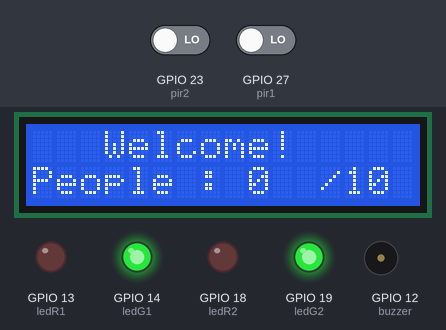
A sketch run on a simulated ESP32. Shown: 16×2 character LCD, output pins drawn as LEDs (lit = HIGH), buzzer (waves = sounding). The inputs (shaded band) are chosen by the test bench; at power-on: GPIO 23 (pir2) LOW, GPIO 27 (pir1) LOW. WiFi joins after 1.5 s; servers stay silent unless stated; uploads are accepted with an empty reply; what the sketch prints to the serial monitor is not drawn.

Above: at 7.5 s.
7.6 s: GPIO 23 (pir2) driven HIGH
At 7.9 s:
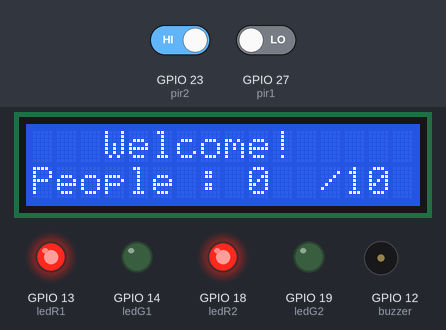
9.1 s: GPIO 27 (pir1) driven HIGH
At 14.9 s:
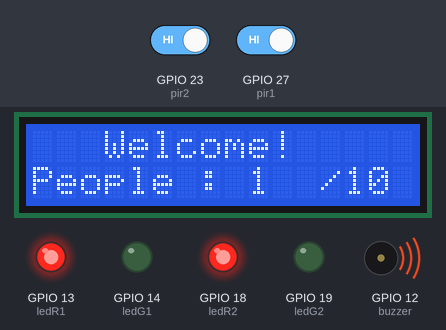
Timing chart, 0 to 22.6 s (numbered marks = the images above; inputs shaded):
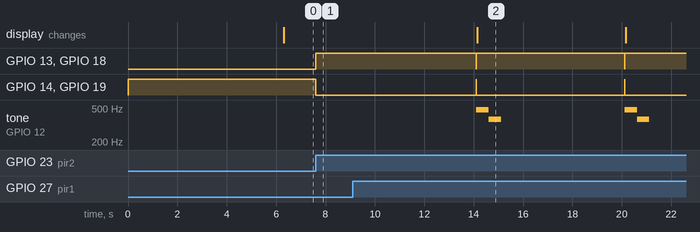

The sketch:

NubWuTTaGum_hardware_Latest.ino
```cpp
#include <WiFi.h>
#include <HTTPClient.h>
#include <ArduinoJson.h>
#include <LiquidCrystal_I2C.h>

#define tckMs portTICK_PERIOD_MS

const char* ssid = "G8's Hotspot";
const char* password = "SegmentationFault"; //change to better word

const char* urlStatus = "http://158.108.182.9:3000/update_customer/0";
const char* urlSyncCus = "http://158.108.182.9:50003/syncCus?storeId=0";//change URL later when thing settle down

const int _size = 2 * JSON_OBJECT_SIZE(3); //fix number in arg

StaticJsonDocument<_size> JSONGet; //template
StaticJsonDocument<_size> JSONPost; //template

static TaskHandle_t taskCheck = NULL; //template
static TaskHandle_t taskPost = NULL;
static TaskHandle_t taskLCD = NULL;
static TaskHandle_t taskAlarm = NULL;

/* assign sensor port no. here */
int lcdColumns = 16;
int lcdRows = 2;
int ledR1 = 13;
int ledR2 = 18;
int ledG1 = 14;
int ledG2 = 19;
int pir1 = 27;
int pir2 = 23;
int buzzer = 12;
int channel = 0;
int freq = 400;
int resolution = 8;

LiquidCrystal_I2C lcd(0x27, lcdColumns, lcdRows);

/* declare global variable here */
volatile int people = 0;
volatile int limit = 10;
int status_val = 0;
int state = 0;
bool printWait = false;
bool sendWait = false;
bool alarmNow = false;
int alarmCount = 20;
char str[100]; //string is for post stringify json

void WiFi_Connect(){ //for connect WiFi
  WiFi.disconnect();
  WiFi.begin(ssid,password);
  while(WiFi.status()!=WL_CONNECTED){
    delay(1000);
    Serial.println("Connecting to WiFi...");
  }
  Serial.println("Connected to the WiFi network");
  Serial.print("IP Address : ");
  Serial.println(WiFi.localIP());
}

void alarm(void *param){
  while(1){
    if(alarmNow){
      ledcWriteTone(channel,400);
      vTaskDelay(100/tckMs);
      ledcWriteTone(channel,200);
      vTaskDelay(100/tckMs);
      ledcWriteTone(channel,0);
      alarmCount--;
      if(alarmCount==0){
        alarmNow = false;
      }
    }
    vTaskDelay(10/tckMs);
  }
}

void checker(void *param){
  while(1){
    if(state==0){
      if(digitalRead(pir1)){
        state=1;
        digitalWrite(ledR1,HIGH);
        digitalWrite(ledR2,HIGH);
        if(people>=limit){
          digitalWrite(ledG1,HIGH);
        }
        else{
          digitalWrite(ledG1,LOW);
        }
        digitalWrite(ledG2,LOW);
      }
      else if(digitalRead(pir2)){
        state=3;
        digitalWrite(ledR1,HIGH);
        digitalWrite(ledR2,HIGH);
        if(people>=limit){
          digitalWrite(ledG1,HIGH);
        }
        else{
          digitalWrite(ledG1,LOW);
        }
        digitalWrite(ledG2,LOW);
      }
    }
    if(state==1){
      if(digitalRead(pir2)){
        status_val = 1;
        people++;
        printWait = true;
        sendWait = true;
        alarmCount = 20;
        state=2;
        if(people>limit){
          alarmNow=true;
        }
        else{
          ledcWriteTone(channel,480);
          vTaskDelay(500/tckMs);
          ledcWriteTone(channel,370);
          vTaskDelay(500/tckMs);
          ledcWriteTone(channel,0);
        }
        vTaskDelay(5000/portTICK_PERIOD_MS);
        state=0;
        if(people>=limit){
          digitalWrite(ledR1,HIGH);
        }
        else{
          digitalWrite(ledR1,LOW);
        }
        digitalWrite(ledR2,LOW);
        digitalWrite(ledG1,HIGH);
        digitalWrite(ledG2,HIGH);
      }
      else if(!digitalRead(pir1)){
        vTaskDelay(5000/portTICK_PERIOD_MS);
        state=0;
        if(people>=limit){
          digitalWrite(ledR1,HIGH);
        }
        else{
          digitalWrite(ledR1,LOW);
        }
        digitalWrite(ledR2,LOW);
        digitalWrite(ledG1,HIGH);
        digitalWrite(ledG2,HIGH);
      }
    }
    else if(state==3){
      if(digitalRead(pir1)){
        status_val = 0;
        if(people>0){
          people--;
        }
        printWait = true;
        sendWait = true;
        state=4;
        vTaskDelay(5000/portTICK_PERIOD_MS);
        state=0;
        if(people>=limit){
          digitalWrite(ledR1,HIGH);
        }
        else{
          digitalWrite(ledR1,LOW);
        }
        digitalWrite(ledR2,LOW);
        digitalWrite(ledG1,HIGH);
        digitalWrite(ledG2,HIGH);
      }
      else if(!digitalRead(pir2)){
        vTaskDelay(5000/portTICK_PERIOD_MS);
        state=0;
        if(people>=limit){
          digitalWrite(ledR1,HIGH);
        }
        else{
          digitalWrite(ledR1,LOW);
        }
        digitalWrite(ledR2,LOW);
        digitalWrite(ledG1,HIGH);
        digitalWrite(ledG2,HIGH);
      }
    }
    vTaskDelay(10/tckMs);
  }
}

void post(void *param){
  while(1){
      if(sendWait&&(state==2||state==4)){
        if(WiFi.status()==WL_CONNECTED){
          HTTPClient http;
          http.begin(urlStatus);
          http.addHeader("Content-Type", "application/json");
          if(state==2){
            JSONPost["statusId"] = "1";
            Serial.println("Walk in");
          }
          else if(state==4){
            JSONPost["statusId"] = "0";
            Serial.println("Walk out");
          }
          sendWait = false;
          serializeJson(JSONPost, str);
          int httpCode = http.POST(str);
          if(httpCode==HTTP_CODE_OK){
            String payload = http.getString();
            Serial.println(httpCode);
            Serial.println(payload);
          }
          else{
            Serial.println(httpCode);
            Serial.println("ERROR on HTTP Request");
          }
        }
        else{
          WiFi_Connect();
        }
    }
    vTaskDelay(10/tckMs);
  }
}

//void _get(void *param){
//  while(1){
//    if(WiFi.status() == WL_CONNECTED){
//      if(sendWait&&(state==2||state==4)){
//        HTTPClient http;
//        if(status_val){
//          http.begin(url1);
//          Serial.println("Walk in");
//        }
//        else{
//          http.begin(url0);
//          Serial.println("Walk out");
//        }
//        int httpCode = http.GET();
//        if(httpCode==HTTP_CODE_OK){
//          String payload = http.getString();
//          DeserializationError err = deserializeJson(JSONGet, payload);
//          if(err){
//            Serial.print(F("deserializeJson() failed with code "));
//            Serial.println(err.c_str());
//          }
//          else{
//            Serial.println(httpCode);
//            sendWait=false;
//          }
//        }
//        else{
//          Serial.println(httpCode);
//          Serial.println("ERROR on HTTP Request");
//        }
//      }
//    }
//    else{
//      WiFi_Connect();
//    }
//    vTaskDelay(10/tckMs);
//  }
//}

void lcd_update(void *param){
  while(1){
    if(printWait&&(state==2||state==4)){
      lcd.clear();
      lcd.setCursor(3, 0);
      if(people<limit){
        lcd.print("Welcome!");
      }
      else{
        lcd.print("Please Wait!");
      }
      lcd.setCursor(0,1);
      lcd.print("People : ");
      lcd.setCursor(9,1);
      lcd.print(people);
      lcd.setCursor(12,1);
      lcd.print("/");
      lcd.setCursor(13,1);
      lcd.print(limit);
      printWait = false;
    }
    vTaskDelay(10/tckMs);
  }
}

void setup() {
//  assign sensor input or output here
  pinMode(pir1, INPUT);
  pinMode(pir2, INPUT);
  pinMode(ledR1, OUTPUT);
  pinMode(ledG1, OUTPUT);
  pinMode(ledR2, OUTPUT);
  pinMode(ledG2, OUTPUT);
  digitalWrite(ledR1,LOW);
  digitalWrite(ledR2,LOW);
  digitalWrite(ledG1,HIGH);
  digitalWrite(ledG2,HIGH);
  // initialize LCD
  lcd.init();
  // turn on LCD backlight
  lcd.backlight();
  lcd.clear();
  lcd.setCursor(1, 0);
  lcd.print("Setting...");
  ledcSetup(channel, freq, resolution);
  ledcAttachPin(buzzer, channel);
  Serial.begin(115200); //baud rate is parameter , baud is about rate of sending serial monitor
  delay(4000);
  WiFi.mode(WIFI_STA);
  WiFi_Connect();
  //synchronize the people in store and limit people of store
  HTTPClient http;
  http.begin(urlSyncCus);
  int httpCode = http.GET();
  while(httpCode!=HTTP_CODE_OK){
    Serial.println(httpCode);
    Serial.println("ERROR on HTTP Request");
  }
  String payload = http.getString();
  DeserializationError err = deserializeJson(JSONGet, payload);
  if(err){
    Serial.print(F("deserializeJson() failed with code "));
    Serial.println(err.c_str());
  }
  else{
    Serial.println("Synchronization's done!");
    people = JSONGet["currentCustomer"];
    limit = JSONGet["maxCustomer"];
  }
  //print initialized amount of people in store
  lcd.clear();
  lcd.setCursor(3, 0);
  lcd.print("Welcome!");
  lcd.setCursor(0,1);
  lcd.print("People : ");
  lcd.setCursor(9,1);
  lcd.print(people);
  lcd.setCursor(12,1);
  lcd.print("/");
  lcd.setCursor(13,1);
  lcd.print(limit);
  if(people>limit){
    digitalWrite(ledR1,HIGH);
  }
//xTaskCreatePinnedToCore(task_name,"name",memory(bytes),NULL,priority,TaskHandle_t,Core0or1);
  xTaskCreatePinnedToCore(checker, "PIRchecker", 1024 * 32, NULL, 1, &taskCheck, 0);
  xTaskCreatePinnedToCore(alarm, "alarm", 1024 * 32, NULL, 2, &taskAlarm, 0);
  xTaskCreatePinnedToCore(lcd_update, "lcd_update", 1024 * 32, NULL, 1, &taskLCD, 1);
  xTaskCreatePinnedToCore(post, "post", 1024 * 32, NULL, 2, &taskPost, 1);
  Serial.println("Standby!");
}

void loop() { //loop is run on core 1 with priority 1 also should have taskdelay
}
```

Measured:
- after the input at 7.6 s, GPIO 13 (ledR1), GPIO 18 (ledR2): LOW → HIGH at once; GPIO 14 (ledG1), GPIO 19 (ledG2): HIGH → LOW at once
- after the input at 9.1 s, GPIO 13 (ledR1): alternates HIGH for 6.0 s and LOW for 0.01 s, starting after 5.0 s; GPIO 14 (ledG1): alternates HIGH for 0.01 s and LOW for 6.0 s, starting after 5.0 s
